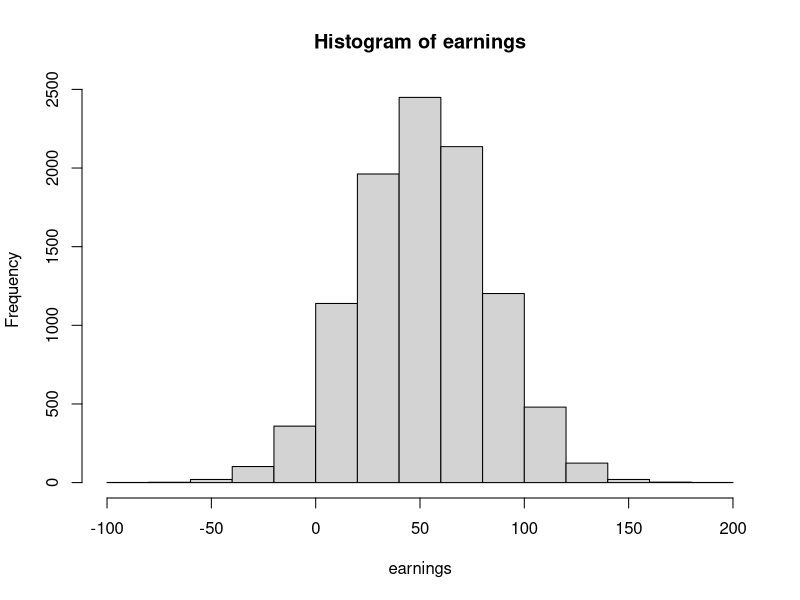
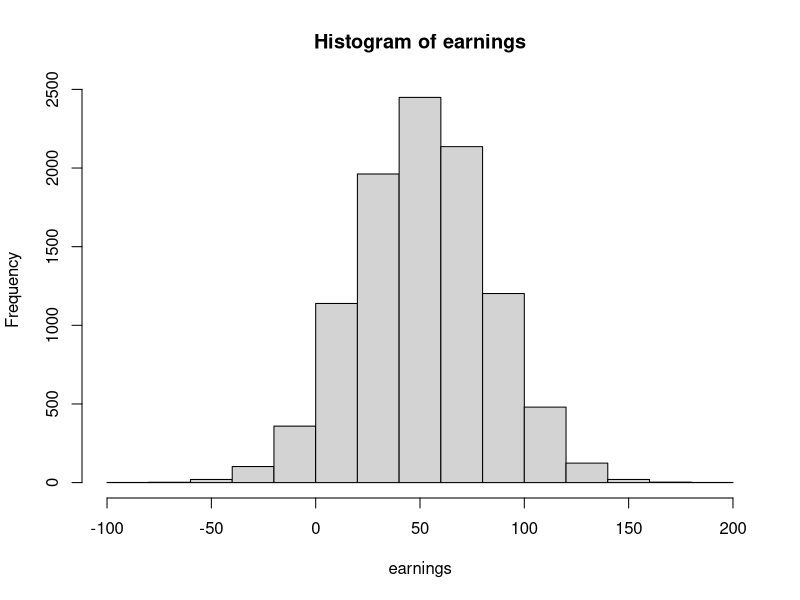
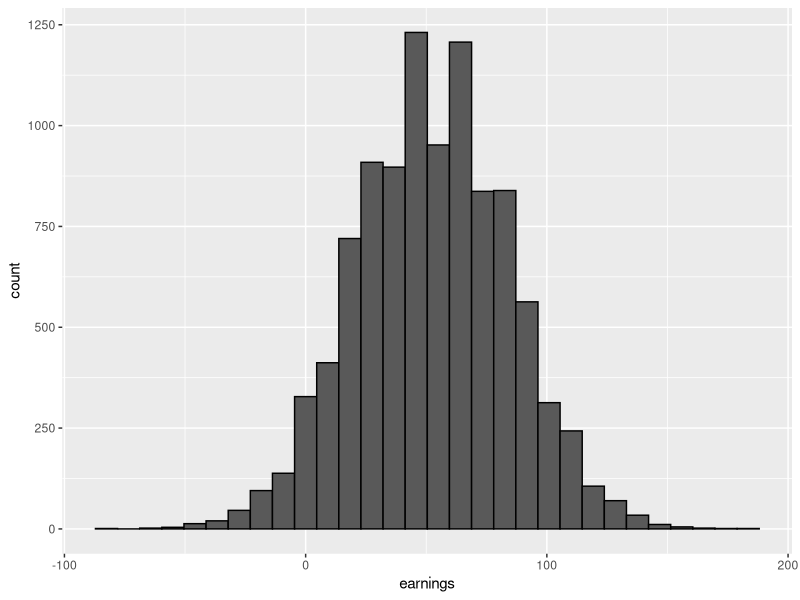

R code for these plots, in order:

# Roulette winnings

color <- rep(c("Black", "Red", "Green"), c(18, 18, 2))

n <- 1000
x <- sample(ifelse(color == "Red", -1, 1), n, replace = TRUE)

# Earnings bell curve
n <- 1000
B <- 10000
earnings <- replicate(B, {
    x <- sample( c(-1, 1), n, replace = TRUE, prob = c(18/38, 20/38) )
    sum(x)
  }
)

avg <- mean(earnings)
sdev <- sd(earnings)

pnorm(0, avg, sdev)
mean(earnings <= 0)

hist(earnings)

s <- seq(min(earnings), max(earnings), length = 100)
normal_density <- data.frame(s = s, f = dnorm(s, avg, sdev) )

hist(earnings)

library(tidyverse)
data.frame(earnings) %>% ggplot(aes(earnings)) + 
  geom_histogram(color = "black", bandwidth = 10) 

# Expected Value

P_red <- 18/38

EV_c <- 1 * (1 - P_red) + -1 * (P_red) # for casino

EV_p <- -1 * (1 - P_red) + 1 * (P_red) # for player

# EV using monte carlo simulation
n <- 1000000
sims <- sample(c(1, -1), n, replace = TRUE, prob = c(20/38, 18/38))
mean(sims)

# Standard Error

# SE from Monte Carlo
SE_mc <- sqrt(n) * sd(sims)

# SE from math

abs(1 - -1) * sqrt(P_red * (1 - P_red))
